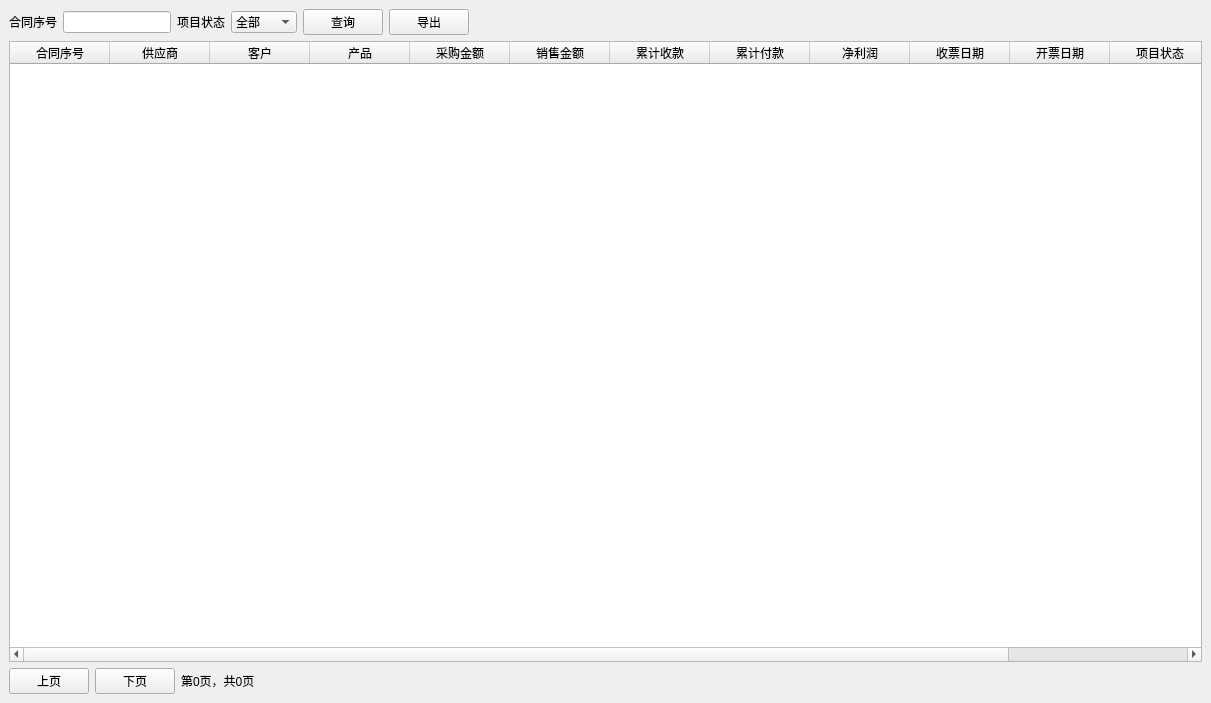
<?xml version="1.0" encoding="UTF-8"?>
<ui version="4.0">
 <class>MainWindow</class>
 <widget class="QMainWindow" name="MainWindow">
  <property name="geometry">
   <rect>
    <x>0</x>
    <y>0</y>
    <width>1211</width>
    <height>703</height>
   </rect>
  </property>
  <property name="sizePolicy">
   <sizepolicy hsizetype="Expanding" vsizetype="Expanding">
    <horstretch>0</horstretch>
    <verstretch>0</verstretch>
   </sizepolicy>
  </property>
  <property name="windowTitle">
   <string>启维台账工具</string>
  </property>
  <property name="windowIcon">
   <iconset>
    <normaloff>conf/ico.png</normaloff>conf/ico.png</iconset>
  </property>
  <widget class="QWidget" name="centralwidget">
   <layout class="QVBoxLayout" name="verticalLayout">
    <item>
     <layout class="QHBoxLayout" name="horizontalLayout_3">
      <item>
       <widget class="QLabel" name="label">
        <property name="sizePolicy">
         <sizepolicy hsizetype="Fixed" vsizetype="Fixed">
          <horstretch>0</horstretch>
          <verstretch>0</verstretch>
         </sizepolicy>
        </property>
        <property name="text">
         <string>合同序号</string>
        </property>
       </widget>
      </item>
      <item>
       <widget class="QLineEdit" name="lineEdit">
        <property name="sizePolicy">
         <sizepolicy hsizetype="Fixed" vsizetype="Fixed">
          <horstretch>0</horstretch>
          <verstretch>0</verstretch>
         </sizepolicy>
        </property>
       </widget>
      </item>
      <item>
       <widget class="QLabel" name="label_2">
        <property name="sizePolicy">
         <sizepolicy hsizetype="Fixed" vsizetype="Fixed">
          <horstretch>0</horstretch>
          <verstretch>0</verstretch>
         </sizepolicy>
        </property>
        <property name="text">
         <string>项目状态</string>
        </property>
       </widget>
      </item>
      <item>
       <widget class="QComboBox" name="comboBox">
        <property name="sizePolicy">
         <sizepolicy hsizetype="Fixed" vsizetype="Fixed">
          <horstretch>0</horstretch>
          <verstretch>0</verstretch>
         </sizepolicy>
        </property>
        <item>
         <property name="text">
          <string>全部</string>
         </property>
        </item>
        <item>
         <property name="text">
          <string>进行中</string>
         </property>
        </item>
        <item>
         <property name="text">
          <string>已结束</string>
         </property>
        </item>
       </widget>
      </item>
      <item>
       <widget class="QPushButton" name="pushButton_3">
        <property name="sizePolicy">
         <sizepolicy hsizetype="Fixed" vsizetype="Fixed">
          <horstretch>0</horstretch>
          <verstretch>0</verstretch>
         </sizepolicy>
        </property>
        <property name="text">
         <string>查询</string>
        </property>
       </widget>
      </item>
      <item>
       <widget class="QPushButton" name="pushButton_5">
        <property name="sizePolicy">
         <sizepolicy hsizetype="Fixed" vsizetype="Fixed">
          <horstretch>0</horstretch>
          <verstretch>0</verstretch>
         </sizepolicy>
        </property>
        <property name="text">
         <string>导出</string>
        </property>
       </widget>
      </item>
      <item>
       <widget class="QLabel" name="label_5">
        <property name="text">
         <string/>
        </property>
       </widget>
      </item>
     </layout>
    </item>
    <item>
     <widget class="QTableWidget" name="tableWidget">
      <property name="contextMenuPolicy">
       <enum>Qt::CustomContextMenu</enum>
      </property>
      <attribute name="verticalHeaderVisible">
       <bool>false</bool>
      </attribute>
      <column>
       <property name="text">
        <string>合同序号</string>
       </property>
      </column>
      <column>
       <property name="text">
        <string>供应商</string>
       </property>
      </column>
      <column>
       <property name="text">
        <string>客户</string>
       </property>
      </column>
      <column>
       <property name="text">
        <string>产品</string>
       </property>
      </column>
      <column>
       <property name="text">
        <string>采购金额</string>
       </property>
      </column>
      <column>
       <property name="text">
        <string>销售金额</string>
       </property>
      </column>
      <column>
       <property name="text">
        <string>累计收款</string>
       </property>
      </column>
      <column>
       <property name="text">
        <string>累计付款</string>
       </property>
      </column>
      <column>
       <property name="text">
        <string>净利润</string>
       </property>
      </column>
      <column>
       <property name="text">
        <string>收票日期</string>
       </property>
      </column>
      <column>
       <property name="text">
        <string>开票日期</string>
       </property>
      </column>
      <column>
       <property name="text">
        <string>项目状态</string>
       </property>
      </column>
      <column>
       <property name="text">
        <string>备注</string>
       </property>
      </column>
     </widget>
    </item>
    <item>
     <layout class="QHBoxLayout" name="horizontalLayout">
      <property name="rightMargin">
       <number>800</number>
      </property>
      <item>
       <widget class="QPushButton" name="pushButton_7">
        <property name="sizePolicy">
         <sizepolicy hsizetype="Fixed" vsizetype="Fixed">
          <horstretch>0</horstretch>
          <verstretch>0</verstretch>
         </sizepolicy>
        </property>
        <property name="text">
         <string>上页</string>
        </property>
       </widget>
      </item>
      <item>
       <widget class="QPushButton" name="pushButton_6">
        <property name="sizePolicy">
         <sizepolicy hsizetype="Fixed" vsizetype="Fixed">
          <horstretch>0</horstretch>
          <verstretch>0</verstretch>
         </sizepolicy>
        </property>
        <property name="text">
         <string>下页</string>
        </property>
       </widget>
      </item>
      <item>
       <widget class="QLabel" name="label_3">
        <property name="text">
         <string>第0页，共0页</string>
        </property>
       </widget>
      </item>
     </layout>
    </item>
   </layout>
  </widget>
 </widget>
 <resources/>
 <connections/>
</ui>
